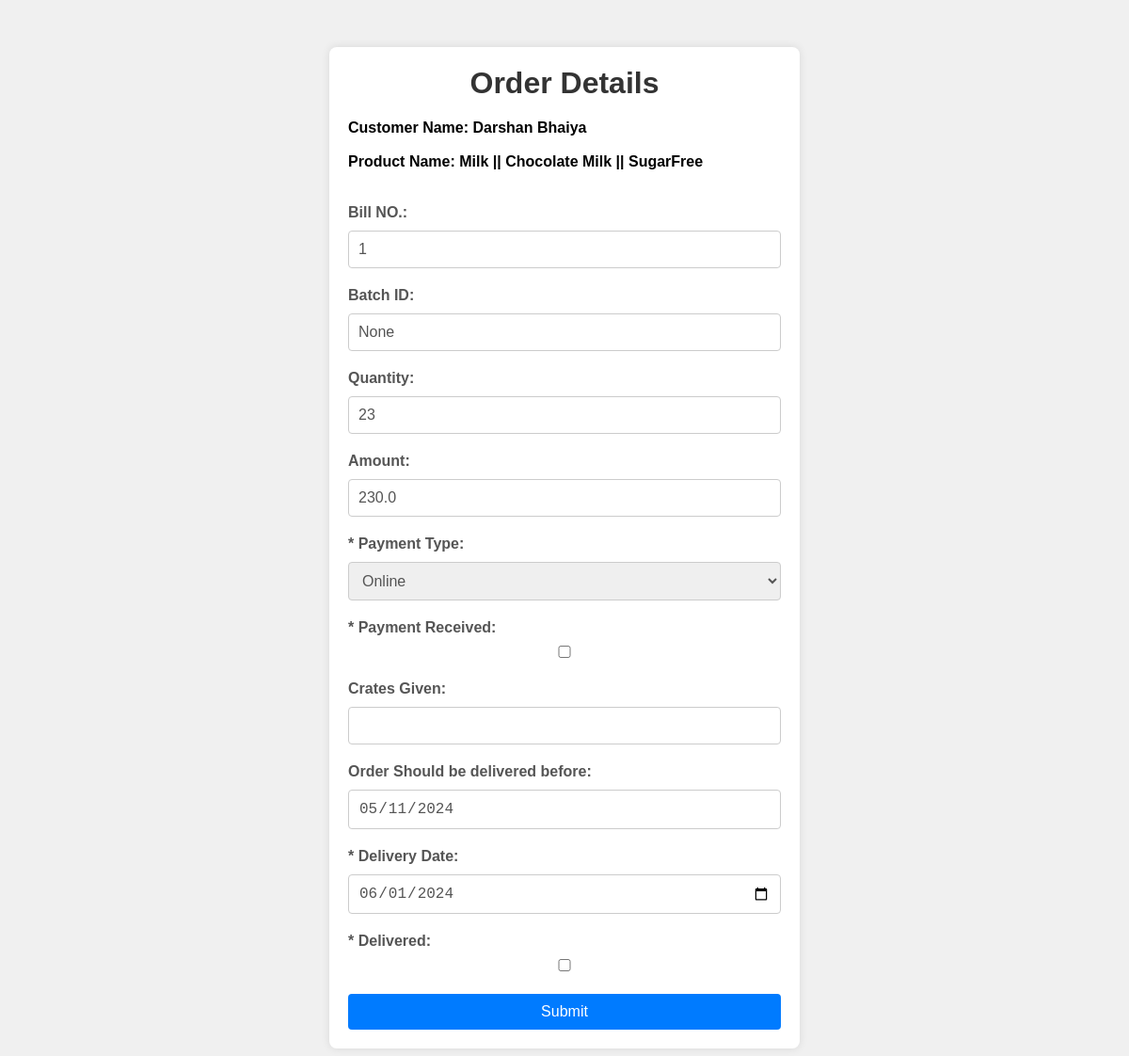
The page /openDeliveryPersonInterfaceUpdate/OCDPMON8372 (signed in) on the database its author committed.
### app.py (models this page shows)
class Customer(db.Model):
    CustomerID = db.Column(db.String(60), primary_key=True)
    CustomerName = db.Column(db.String(255))
    Address = db.Column(db.String(255))
    ContactPerson = db.Column(db.String(255))
    ContactNumber = db.Column(db.String(20))
    EmailId=db.Column(db.String(50))
    CustomerType = db.Column(db.Enum('Individual', 'Shop'))
    GSTRegistered = db.Column(db.Boolean)
    GSTNumber = db.Column(db.String(20))
    EngagementSource = db.Column(db.Enum('Direct', 'Marketing', 'Digital Media'))
    FirstOrderDate = db.Column(db.Date)
    LastOrderDate = db.Column(db.Date)
    LastBillNumber = db.Column(db.String(20))
    LastOrderID = db.Column(db.Integer)
    TotalCredit = db.Column(db.Float)
    TotalBusinessAmount = db.Column(db.Float)
    TotalTofuOrdered = db.Column(db.Float)
    TotalTofuAmount = db.Column(db.Float)
    TotalMilkOrdered = db.Column(db.Float)
    TotalMilkAmount = db.Column(db.Float)
    CrateGiven = db.Column(db.Integer)

class Product(db.Model):
    ProductID = db.Column(db.String(60), primary_key=True)
    ProductName = db.Column(db.String(255))
    Type = db.Column(db.Enum('Tofu', 'Milk'))
    SugarType = db.Column(db.String(50))
    ProductDescription = db.Column(db.String(255))
    Price = db.Column(db.Float)
    AvailableQuantity = db.Column(db.Integer)
    TotalQuantityProduced = db.Column(db.Integer)
    AvailableOrNot = db.Column(db.Boolean)

class Orders(db.Model):
    OrderID = db.Column(db.String(60), primary_key=True)
    BillID = db.Column(db.Integer)
    CustomerID = db.Column(db.String(60), db.ForeignKey('customer.CustomerID'))
    ProductID = db.Column(db.String(60), db.ForeignKey('product.ProductID'))
    BatchID = db.Column(db.String(20))
    Quantity = db.Column(db.Integer)
    Amount = db.Column(db.Float)
    OrderDateTime = db.Column(db.DateTime)
    PaymentType = db.Column(db.Enum('Online', 'Cash','Credit'))
    PaymentReceivedOrNot = db.Column(db.Boolean)
    CratesGiven = db.Column(db.Integer)
    PreferredOrderDate = db.Column(db.Date)
    ActualOrderDeliveredDate = db.Column(db.Date)
    DeliveryPersonID = db.Column(db.String(60), db.ForeignKey('delivery_person.DeliveryPersonID'))
    DeliveredOrNot = db.Column(db.Boolean)

### app.py (the view)
@app.route('/openDeliveryPersonInterfaceUpdate/<string:OrderID>')
def openDeliveryPersonInterfaceUpdate(OrderID):
    if session['LoggedIn']==True and (session['Designation']=="Admin" or  session['Designation']=="Delivery Person"):
        order = Orders.query.filter_by(OrderID=OrderID).first()
        products=Product.query.all()
        customers=Customer.query.all()
        delivery_people = DeliveryPerson.query.all()
        return render_template("deliveryPersonInterfaceUpdate.html", order=order,products=products,customers=customers,delivery_people=delivery_people)

### templates/deliveryPersonInterfaceUpdate.html (shortened to what this page needs)
<!DOCTYPE html>
<html lang="en">
<head>
</head>
<body>
    <div class="container">
        <h1>Order Details</h1>
        <form action="/updateDeliveryPersonInterfaceUpdate/{{ order.OrderID }}" method="POST">
            <h4>Customer Name: {% for customer in customers %}
                {% if customer.CustomerID == order.CustomerID %}{{ customer.CustomerName }}  {% endif %}
           {% endfor %}</h4>
           <br>
           <h4>Product Name: {% for product in products %}
            {% if product.ProductID == order.ProductID %} {{ product.Type }} || {{ product.ProductName }} || {{ product.SugarType }} {% endif %}
       {% endfor %} </h4>
       <br>
       <br>
            <div class="form-group">
                <label for="billID">Bill NO.:</label>
                <input type="number" id="billID" name="billID" value="{{ order.BillID }}" readonly>
            </div>
            <div class="form-group">
                <label for="batchID">Batch ID:</label>
                <input type="text" id="batchID" name="batchID" value="{{ order.BatchID }}" >
            </div>
            <div class="form-group">
                <label for="quantity">Quantity:</label>
                <input type="number" id="quantity" name="quantity" value="{{ order.Quantity }}" readonly >
            </div>
            <div class="form-group">
                <label for="Amount">Amount:</label>
                <input type="number" id="Amount" name="Amount" value="{{ order.Amount }}"  readonly>
            </div>
            <div class="form-group">
                <label for="paymentType">* Payment Type:</label>
                <select id="paymentType" name="paymentType" required onchange="handlePaymentTypeChange()">
                    <option value="Online" {% if order.PaymentType == 'Online' %} selected {% endif %}>Online</option>
                </select>
            </div>
            <div class="form-group" id="paymentReceivedGroup">
                <label for="paymentReceivedOrNot">* Payment Received:</label>
                <input type="checkbox" id="paymentReceivedOrNot" name="paymentReceivedOrNot" {% if order.PaymentReceivedOrNot %}checked{% endif %}>
            </div>
            <div class="form-group">
                <label for="cratesGiven">Crates Given:</label>
                <input type="number" id="cratesGiven" name="cratesGiven" value="{{ order.CratesGiven }}" >
            </div>
            <div class="form-group">
                <label for="preferredOrderDate">Order Should be delivered before:</label>
                <input type="date" id="preferredOrderDate" name="preferredOrderDate" value="{{ order.PreferredOrderDate }}" readonly >
            </div>
            <div class="form-group">
                <label for="actualOrderDeliveredDate">* Delivery Date:</label>
                <input type="date" id="actualOrderDeliveredDate" name="actualOrderDeliveredDate" required>
            </div>
            <div class="form-group">
                <label for="deliveredOrNot">* Delivered:</label>
                <input type="checkbox" id="deliveredOrNot" name="deliveredOrNot" {% if order.DeliveredOrNot %}checked{% endif %} >
            </div>
            <button type="submit" class="btn">Submit</button>
        </form>
    </div>
</body>
</html>

### templates/deliveryPersonInterfaceUpdate.html (style rules this page uses)
* { margin: 0; padding: 0; box-sizing: border-box; }
body { font-family: Arial, sans-serif; background-color: #f0f0f0; margin: 0; padding: 0; }
.container { max-width: 500px; margin: 50px auto; background-color: #fff; padding: 20px; border-radius: 8px; box-shadow: 0 0 10px rgba(0, 0, 0, 0.1); }
h1 { text-align: center; color: #333; margin-bottom: 20px; }
.form-group { margin-bottom: 20px; }
label { font-weight: bold; color: #555; display: block; margin-bottom: 5px; }
input[type="text"], input[type="number"], input[type="date"], input[type="checkbox"], select { width: 100%; padding: 10px; border: 1px solid #ccc; border-radius: 4px; box-sizing: border-box; font-size: 16px; color: #555; margin-top: 5px; }
button { background-color: #007bff; color: #fff; border: none; padding: 10px 20px; cursor: pointer; border-radius: 4px; font-size: 16px; width: 100%; transition: background-color 0.3s ease; }

### rows shown on the page
Customer: CustomerName "Darshan Bhaiya"
Product: Type "Milk", ProductName "Chocolate Milk", SugarType "SugarFree"
Orders: billID "1", batchID "None", quantity "23", Amount "230.0", paymentType "Online", preferredOrderDate "05/11/2024"
